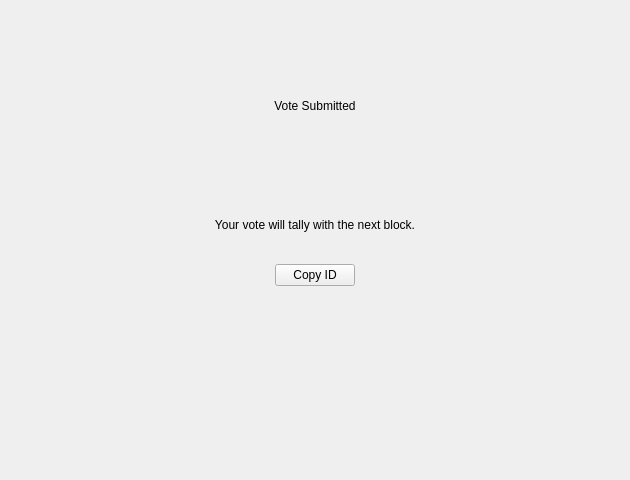
<?xml version="1.0" encoding="UTF-8"?>
<ui version="4.0">
 <class>VoteWizardSummaryPage</class>
 <widget class="QWizardPage" name="VoteWizardSummaryPage">
  <property name="geometry">
   <rect>
    <x>0</x>
    <y>0</y>
    <width>630</width>
    <height>480</height>
   </rect>
  </property>
  <property name="sizePolicy">
   <sizepolicy hsizetype="Expanding" vsizetype="Expanding">
    <horstretch>0</horstretch>
    <verstretch>0</verstretch>
   </sizepolicy>
  </property>
  <layout class="QVBoxLayout" name="summaryPageLayout">
   <property name="spacing">
    <number>9</number>
   </property>
   <property name="leftMargin">
    <number>16</number>
   </property>
   <property name="topMargin">
    <number>16</number>
   </property>
   <property name="rightMargin">
    <number>16</number>
   </property>
   <property name="bottomMargin">
    <number>16</number>
   </property>
   <item>
    <spacer name="topSpacer">
     <property name="orientation">
      <enum>Qt::Vertical</enum>
     </property>
     <property name="sizeType">
      <enum>QSizePolicy::Fixed</enum>
     </property>
     <property name="sizeHint" stdset="0">
      <size>
       <width>20</width>
       <height>60</height>
      </size>
     </property>
    </spacer>
   </item>
   <item alignment="Qt::AlignHCenter">
    <widget class="QLabel" name="iconlabel">
     <property name="pixmap">
      <pixmap resource="../../bitcoin.qrc">:/icons/round_green_check</pixmap>
     </property>
    </widget>
   </item>
   <item>
    <widget class="QLabel" name="pageTitleLabel">
     <property name="text">
      <string>Vote Submitted</string>
     </property>
     <property name="alignment">
      <set>Qt::AlignCenter</set>
     </property>
    </widget>
   </item>
   <item>
    <spacer name="titleSpacer">
     <property name="orientation">
      <enum>Qt::Vertical</enum>
     </property>
     <property name="sizeType">
      <enum>QSizePolicy::Fixed</enum>
     </property>
     <property name="sizeHint" stdset="0">
      <size>
       <width>20</width>
       <height>10</height>
      </size>
     </property>
    </spacer>
   </item>
   <item>
    <widget class="QLabel" name="pollTitleLabel">
     <property name="alignment">
      <set>Qt::AlignCenter</set>
     </property>
     <property name="wordWrap">
      <bool>true</bool>
     </property>
    </widget>
   </item>
   <item>
    <widget class="QLabel" name="responsesLabel">
     <property name="alignment">
      <set>Qt::AlignCenter</set>
     </property>
     <property name="wordWrap">
      <bool>true</bool>
     </property>
     <property name="textInteractionFlags">
      <set>Qt::TextSelectableByMouse</set>
     </property>
    </widget>
   </item>
   <item>
    <spacer name="middleSpacer">
     <property name="orientation">
      <enum>Qt::Vertical</enum>
     </property>
     <property name="sizeType">
      <enum>QSizePolicy::Fixed</enum>
     </property>
     <property name="sizeHint" stdset="0">
      <size>
       <width>20</width>
       <height>40</height>
      </size>
     </property>
    </spacer>
   </item>
   <item>
    <widget class="QLabel" name="hintLabel">
     <property name="text">
      <string>Your vote will tally with the next block.</string>
     </property>
     <property name="alignment">
      <set>Qt::AlignCenter</set>
     </property>
     <property name="wordWrap">
      <bool>true</bool>
     </property>
    </widget>
   </item>
   <item>
    <widget class="QLabel" name="voteIdLabel">
     <property name="alignment">
      <set>Qt::AlignCenter</set>
     </property>
     <property name="wordWrap">
      <bool>true</bool>
     </property>
     <property name="textInteractionFlags">
      <set>Qt::TextSelectableByKeyboard|Qt::TextSelectableByMouse</set>
     </property>
    </widget>
   </item>
   <item alignment="Qt::AlignHCenter">
    <widget class="QPushButton" name="copyToClipboardButton">
     <property name="text">
      <string>Copy ID</string>
     </property>
    </widget>
   </item>
   <item>
    <spacer name="bottomSpacer">
     <property name="orientation">
      <enum>Qt::Vertical</enum>
     </property>
     <property name="sizeHint" stdset="0">
      <size>
       <width>20</width>
       <height>40</height>
      </size>
     </property>
    </spacer>
   </item>
  </layout>
 </widget>
 <resources>
  <include location="../../bitcoin.qrc"/>
 </resources>
 <connections/>
</ui>
